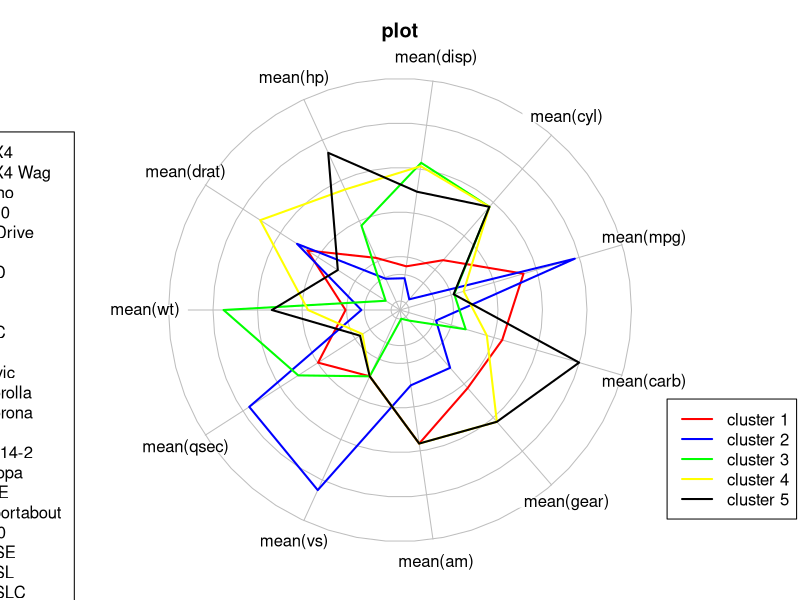

R code for this plot:
## ---- chunk 1
data(mtcars)
mtcars_hclust<-hclust(dist(scale(mtcars))^2,method = "single")
mtcars_hclust_label<-cutree(mtcars_hclust,k=5)
## ---- chunk 2
library(dplyr)
mtcars_plus<-mutate(mtcars,as.factor(mtcars_hclust_label))

mtcars_plus<-group_by(mtcars_plus,as.factor(mtcars_hclust_label))


mtcars_meanbyclust<-summarise(mtcars_plus,
                              mean(mpg),mean(cyl),mean(disp),mean(hp),
                              mean(drat),mean(wt),mean(qsec),mean(vs),
                              mean(am),mean(gear),mean(carb))

## ---- chunk 3
mtcars_hclust_label_sort<-sort(mtcars_hclust_label)
cluster<-data.frame("clust"=as.vector(mtcars_hclust_label_sort),"name"=names(mtcars_hclust_label_sort))
## ---- chunk 4

library(plotrix)
radial.plot(scale(mtcars_meanbyclust[,-1])*2*pi,labels=names(mtcars_meanbyclust)[-1],
            rp.type="p",main="plot",line.col=c("red","blue","green","yellow","black"),
            xlab = "",ylab = "",lwd=2,show.grid = T,show.grid.labels = F)
legend(x=30,y=-10,paste("cluster",1:5),col=c("red","blue","green","yellow","black"),lty=1,lwd=2)
legend(x=-60,y=20,cluster$name,col=rep(c("red","blue","green","yellow","black"),c(3,15,12,1,1)),lty=1)

